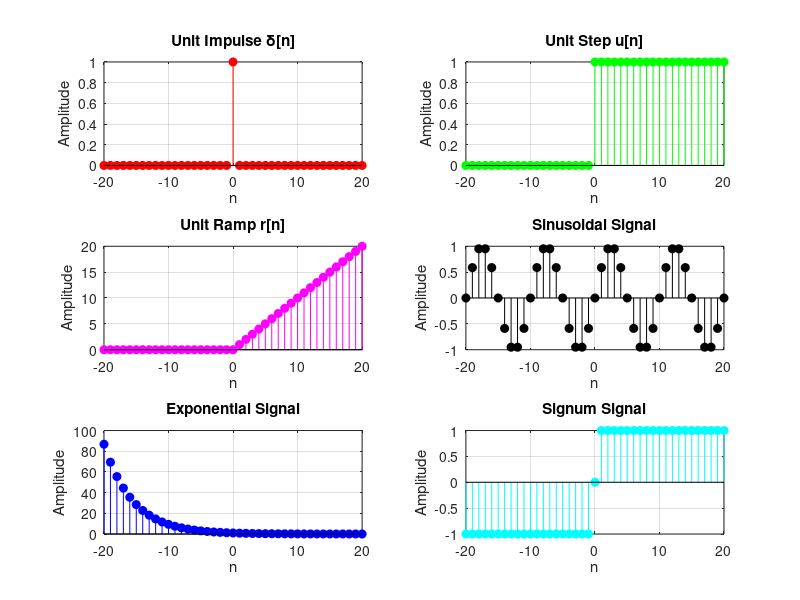

Source code (MATLAB): (Note: this script raises an error after producing the figure.)
% EXPERIMENT 01 - DSP LAB
% Generation of Basic Signals and Their Classification
%
% Signals:
% 1. Unit Impulse
% 2. Unit Step
% 3. Unit Ramp
% 4. Sinusoidal Signal
% 5. Exponential Signal
% 6. Signum Signal
clc;
clear;
close all;

% Time index
n = -20:20;

% -------- Signal Definitions --------------------------------------------
delta   = (n == 0);              % Unit Impulse
u       = (n >= 0);               % Unit Step
r       = n .* (n >= 0);          % Unit Ramp
x_sin   = sin(0.2*pi*n);          % Sinusoidal Signal
x_exp   = (0.8).^n;               % Exponential Signal
x_sign  = sign(n);                % Signum Signal

signals = {delta, u, r, x_sin, x_exp, x_sign};
names   = {'Unit Impulse \delta[n]', 'Unit Step u[n]', 'Unit Ramp r[n]', ...
           'Sinusoidal Signal', 'Exponential Signal', 'Signum Signal'};
colors  = {'r', 'g', 'm', 'k', 'b', 'c'};

% -------- Figure: Stem Plots --------------------------------------------
figure;
for k = 1:6
    subplot(3,2,k);
    stem(n, signals{k}, colors{k}, 'filled');
    title(names{k});
    xlabel('n');
    ylabel('Amplitude');
    grid on;
end
sgtitle('Basic Discrete-Time Signals');

% -------- Classification --------------------------------------------
fprintf('\n=====================================================================================\n');
fprintf(' SIGNAL CLASSIFICATION TABLE (n = -20 to 20)\n');
fprintf('=====================================================================================\n');
fprintf('%-24s | %-12s | %-14s | %-30s\n', 'Signal', 'Time Type', 'Symmetry', 'Energy/Power Classification');
fprintf('-------------------------------------------------------------------------------------\n');

results = cell(6,4);
for k = 1:6
    x = signals{k};
    [timeType, symType, epType] = classifySignal(x, n);
    results(k,:) = {names{k}, timeType, symType, epType};
    fprintf('%-24s | %-12s | %-14s | %-30s\n', names{k}, timeType, symType, epType);
end
fprintf('=====================================================================================\n');
fprintf('Note: Unit Ramp diverges as n -> infinity (neither finite energy nor finite power).\n');
fprintf('Note: Exponential (0.8)^n is shown for a finite window; as n -> -infinity it diverges,\n');
fprintf('      so strictly it is neither an energy nor a power signal over all n. A causal\n');
fprintf('      version (0.8)^n * u[n] would instead be a finite-energy signal.\n');
fprintf('=====================================================================================\n\n');

% -------- Local Functions --------------------------------------------
function [timeType, symType, epType] = classifySignal(x, n)
    % 1) Continuous vs Discrete
    % n is a set of integer sample indices -> always discrete-time here
    timeType = 'Discrete';

    % 2) Even / Odd check (n is symmetric about 0, so flip mirrors n -> -n)
    x_flipped = fliplr(x);
    valid = isfinite(x) & isfinite(x_flipped);   % ignore any singular points
    tol = 1e-6;

    if all(abs(x(valid) - x_flipped(valid)) < tol)
        symType = 'Even';
    elseif all(abs(x(valid) + x_flipped(valid)) < tol)
        symType = 'Odd';
    else
        symType = 'Neither';
    end

    % 3) Energy vs Power classification
    % Bounded, non-decaying signals (e.g. sinusoids, step) are treated as
    % POWER signals. Signals that decay to zero (e.g. impulse) are ENERGY
    % signals. Signals that grow without bound within the window (e.g.
    % ramp, or the exponential toward n -> -infinity) are flagged as
    % unbounded / neither.
    boundThreshold = 1e3;

    if any(~isfinite(x)) || any(abs(x) > boundThreshold)
        epType = 'Neither (Unbounded)';
    else
        avgPower = mean(x.^2);
        totalEnergy = sum(x.^2);
        if avgPower < 1e-6
            epType = sprintf('Energy Signal (E=%.3f)', totalEnergy);
        elseif abs(x(1)) > 5*abs(x(round(end/2))) || abs(x(end)) > 5*abs(x(round(end/2)))
            % Large asymmetry / growth toward the window edges suggests
            % the sequence is not settling to a stable average power.
            epType = sprintf('Neither (Growing, E=%.3f)', totalEnergy);
        else
            epType = sprintf('Power Signal (P=%.3f)', avgPower);
        end
    end
end
